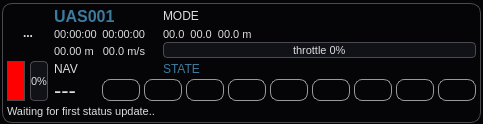
<?xml version="1.0" encoding="UTF-8"?>
<ui version="4.0">
 <class>UASView</class>
 <widget class="QWidget" name="UASView">
  <property name="geometry">
   <rect>
    <x>0</x>
    <y>0</y>
    <width>360</width>
    <height>124</height>
   </rect>
  </property>
  <property name="sizePolicy">
   <sizepolicy hsizetype="MinimumExpanding" vsizetype="Fixed">
    <horstretch>0</horstretch>
    <verstretch>0</verstretch>
   </sizepolicy>
  </property>
  <property name="maximumSize">
   <size>
    <width>360</width>
    <height>16777215</height>
   </size>
  </property>
  <property name="font">
   <font>
    <pointsize>-1</pointsize>
   </font>
  </property>
  <property name="windowTitle">
   <string>Form</string>
  </property>
  <property name="styleSheet">
   <string notr="true">QWidget#colorIcon {}

QWidget {
background-color: #050508;
color: #DDDDDF;
background-clip: border;
font-size: 11px;
}

QLabel {
background-color: transparent;
}

QLabel#nameLabel {
	font: bold 16px;
	color: #3C7B9E;
}

QLabel#modeLabel {
	font: 12px;
}

QLabel#stateLabel {
	font: 12px;
	color: #3C7B9E;
}

QLabel#navLabel {
	font: 12px;
}

QLabel#positionLabel {
	/* font: 8px; */
}

QLabel#timeElapsedLabel {
	/* font: 8px; */
}

QLabel#groundDistanceLabel {
	/* font: 8px; */
}

QLabel#speedLabel {
	/* font: 8px; */
}

QLabel#timeRemainingLabel {
	/* font: 8px; */
}

QLabel#waypointLabel {
	font: 22px;
}

QGroupBox {
	border: 1px solid #4A4A4F;
	border-radius: 10px;
	padding: 0px 0px 0px 0px;
	margin: 0px;
}

 QGroupBox::title {
     subcontrol-origin: margin;
     subcontrol-position: top center; /* position at the top center */
     margin: 0 3px 0px 3px;
     padding: 0 3px 0px 0px;
     font: bold 8px;
 }

QGroupBox#heartbeatIcon {
	background-color: red;
}

QToolButton#typeButton {
	font-weight: bold;
	font-size: 12px;
	border: 0px solid #999999;
	border-radius: 5px;
	min-width:42px;
	max-width: 42px;
	min-height: 42px;
	max-height: 42px;
	padding: 0px;
	margin: 0px;
	background-color: none;
}
QPushButton {
	font-weight: bold;
	font-size: 12px;
	border: 1px solid #999999;
	border-radius: 8px;
	min-width: 20px;
	max-width: 32px;
	min-height: 16px;
	max-height: 16px;
	padding: 2px;
	spacing: 10px;
/*
	background-color: qlineargradient(x1: 0, y1: 0, x2: 0, y2: 1, stop: 0 #777777, stop: 1 #555555);
*/
}

/*
QPushButton:pressed {
	background-color: qlineargradient(x1: 0, y1: 0, x2: 0, y2: 1, stop: 0 #444444, stop: 1 #555555);
}
*/
QPushButton#abortButton {
	background: qlineargradient(x1:0, y1:0, x2:0, y2:1,
                             stop:0 #ffee01, stop:1 #ae8f00);
}

QPushButton:pressed#abortButton {
	background: qlineargradient(x1:0, y1:0, x2:0, y2:1,
                             stop:0 #bbaa00, stop:1 #a05b00);
}

QPushButton#killButton {
	background: qlineargradient(x1:0, y1:0, x2:0, y2:1,
                             stop:0 #ffb917, stop:1 #b37300);
}

QPushButton:pressed#killButton {
	background: qlineargradient(x1:0, y1:0, x2:0, y2:1,
                             stop:0 #bb8500, stop:1 #903000);
}


QProgressBar:horizontal {
	border: 1px solid #4A4A4F;
	border-radius: 4px;
	text-align: center;
	padding: 2px;
	color: #111111;
	background-color: #111118;
}

QProgressBar:vertical {
	border: 1px solid #4A4A4F;
	border-radius: 4px;
	text-align: center;
	font-size: 7px;
	padding: 2px;
	color: #DDDDDF;
    min-width: 16px;
	background-color: #111118;
}

QProgressBar:horizontal {
	height: 10px;
}

QProgressBar:horizontal QLabel {
	font-size: 9px;
	color: #111111;
}

QProgressBar:vertical QLabel {
	font-size: 7px;
}

QProgressBar:vertical {
	width: 14px;
}

QProgressBar::chunk {
	background-color: #656565;
}

QProgressBar::chunk#batteryBar {
	background-color: green;
}

QProgressBar::chunk#speedBar {
	background-color: yellow;
}

QProgressBar::chunk#thrustBar {
	background-color: orange;
}

QToolTip {
        background-color: #090909;
        border: 1px solid #379AC3;
	border-radius: 3px;
    color: #DDDDDF;
}

QMenu {
    border: 1px solid #379AC3;
background-color: #050508;
color: #DDDDDF;
background-clip: border;
font-size: 11px;
}

QMenu::separator {
     height: 1px;
     background: #379AC3;
     margin-top: 8px;
     margin-bottom: 4px;
     margin-left: 5px;
     margin-right: 5px;
 }</string>
  </property>
  <layout class="QHBoxLayout" name="horizontalLayout_2">
   <property name="spacing">
    <number>2</number>
   </property>
   <property name="leftMargin">
    <number>2</number>
   </property>
   <property name="topMargin">
    <number>2</number>
   </property>
   <property name="rightMargin">
    <number>2</number>
   </property>
   <property name="bottomMargin">
    <number>0</number>
   </property>
   <item>
    <widget class="QGroupBox" name="uasViewFrame">
     <property name="sizePolicy">
      <sizepolicy hsizetype="MinimumExpanding" vsizetype="Fixed">
       <horstretch>0</horstretch>
       <verstretch>0</verstretch>
      </sizepolicy>
     </property>
     <property name="title">
      <string/>
     </property>
     <layout class="QGridLayout" name="gridLayout" columnstretch="1,1,10,10,10,0,90,90">
      <property name="leftMargin">
       <number>4</number>
      </property>
      <property name="topMargin">
       <number>4</number>
      </property>
      <property name="rightMargin">
       <number>4</number>
      </property>
      <property name="bottomMargin">
       <number>4</number>
      </property>
      <property name="horizontalSpacing">
       <number>5</number>
      </property>
      <property name="verticalSpacing">
       <number>2</number>
      </property>
      <item row="0" column="0" rowspan="5" colspan="2">
       <widget class="QToolButton" name="typeButton">
        <property name="minimumSize">
         <size>
          <width>42</width>
          <height>42</height>
         </size>
        </property>
        <property name="maximumSize">
         <size>
          <width>42</width>
          <height>42</height>
         </size>
        </property>
        <property name="baseSize">
         <size>
          <width>30</width>
          <height>30</height>
         </size>
        </property>
        <property name="toolTip">
         <string>System Type</string>
        </property>
        <property name="statusTip">
         <string>System Type</string>
        </property>
        <property name="text">
         <string>...</string>
        </property>
        <property name="icon">
         <iconset resource="../../qgroundcontrol.qrc">
          <normaloff>:/files/images/mavs/unknown.svg</normaloff>:/files/images/mavs/unknown.svg</iconset>
        </property>
        <property name="iconSize">
         <size>
          <width>42</width>
          <height>42</height>
         </size>
        </property>
       </widget>
      </item>
      <item row="0" column="2" colspan="3">
       <widget class="QLabel" name="nameLabel">
        <property name="maximumSize">
         <size>
          <width>16777215</width>
          <height>16</height>
         </size>
        </property>
        <property name="font">
         <font>
          <pointsize>-1</pointsize>
          <weight>75</weight>
          <italic>false</italic>
          <bold>true</bold>
         </font>
        </property>
        <property name="toolTip">
         <string>System Name</string>
        </property>
        <property name="statusTip">
         <string>System Name</string>
        </property>
        <property name="text">
         <string>UAS001</string>
        </property>
       </widget>
      </item>
      <item row="0" column="6" colspan="2">
       <widget class="QLabel" name="modeLabel">
        <property name="maximumSize">
         <size>
          <width>16777215</width>
          <height>16</height>
         </size>
        </property>
        <property name="font">
         <font>
          <pointsize>-1</pointsize>
          <weight>50</weight>
          <italic>false</italic>
          <bold>false</bold>
         </font>
        </property>
        <property name="text">
         <string>MODE</string>
        </property>
        <property name="alignment">
         <set>Qt::AlignLeading|Qt::AlignLeft|Qt::AlignVCenter</set>
        </property>
       </widget>
      </item>
      <item row="1" column="2" rowspan="3">
       <widget class="QLabel" name="timeRemainingLabel">
        <property name="sizePolicy">
         <sizepolicy hsizetype="Expanding" vsizetype="Expanding">
          <horstretch>0</horstretch>
          <verstretch>0</verstretch>
         </sizepolicy>
        </property>
        <property name="font">
         <font>
          <pointsize>-1</pointsize>
         </font>
        </property>
        <property name="toolTip">
         <string>Remaining flight time</string>
        </property>
        <property name="statusTip">
         <string>Remaining flight time</string>
        </property>
        <property name="text">
         <string>00:00:00</string>
        </property>
        <property name="scaledContents">
         <bool>true</bool>
        </property>
        <property name="alignment">
         <set>Qt::AlignLeading|Qt::AlignLeft|Qt::AlignVCenter</set>
        </property>
       </widget>
      </item>
      <item row="1" column="3" rowspan="3" colspan="2">
       <widget class="QLabel" name="timeElapsedLabel">
        <property name="sizePolicy">
         <sizepolicy hsizetype="Expanding" vsizetype="Expanding">
          <horstretch>0</horstretch>
          <verstretch>0</verstretch>
         </sizepolicy>
        </property>
        <property name="font">
         <font>
          <pointsize>-1</pointsize>
         </font>
        </property>
        <property name="toolTip">
         <string>Uptime</string>
        </property>
        <property name="statusTip">
         <string>Uptime</string>
        </property>
        <property name="text">
         <string>00:00:00</string>
        </property>
        <property name="scaledContents">
         <bool>true</bool>
        </property>
        <property name="alignment">
         <set>Qt::AlignRight|Qt::AlignTrailing|Qt::AlignVCenter</set>
        </property>
       </widget>
      </item>
      <item row="3" column="6" rowspan="2" colspan="2">
       <widget class="QProgressBar" name="thrustBar">
        <property name="font">
         <font>
          <pointsize>-1</pointsize>
         </font>
        </property>
        <property name="toolTip">
         <string>Current throttle</string>
        </property>
        <property name="statusTip">
         <string>Current throttle</string>
        </property>
        <property name="value">
         <number>0</number>
        </property>
        <property name="format">
         <string>throttle %p%</string>
        </property>
       </widget>
      </item>
      <item row="4" column="2">
       <widget class="QLabel" name="groundDistanceLabel">
        <property name="sizePolicy">
         <sizepolicy hsizetype="Expanding" vsizetype="Expanding">
          <horstretch>0</horstretch>
          <verstretch>0</verstretch>
         </sizepolicy>
        </property>
        <property name="font">
         <font>
          <pointsize>-1</pointsize>
         </font>
        </property>
        <property name="toolTip">
         <string>Altitude</string>
        </property>
        <property name="statusTip">
         <string>Altitude</string>
        </property>
        <property name="text">
         <string>00.00 m</string>
        </property>
        <property name="scaledContents">
         <bool>true</bool>
        </property>
        <property name="alignment">
         <set>Qt::AlignLeading|Qt::AlignLeft|Qt::AlignVCenter</set>
        </property>
       </widget>
      </item>
      <item row="4" column="3" colspan="2">
       <widget class="QLabel" name="speedLabel">
        <property name="sizePolicy">
         <sizepolicy hsizetype="Expanding" vsizetype="Expanding">
          <horstretch>0</horstretch>
          <verstretch>0</verstretch>
         </sizepolicy>
        </property>
        <property name="font">
         <font>
          <pointsize>-1</pointsize>
         </font>
        </property>
        <property name="toolTip">
         <string>Ground Speed</string>
        </property>
        <property name="statusTip">
         <string>Ground Speed</string>
        </property>
        <property name="text">
         <string>00.0 m/s</string>
        </property>
        <property name="scaledContents">
         <bool>true</bool>
        </property>
        <property name="alignment">
         <set>Qt::AlignRight|Qt::AlignTrailing|Qt::AlignVCenter</set>
        </property>
       </widget>
      </item>
      <item row="5" column="0" rowspan="3">
       <widget class="QGroupBox" name="heartbeatIcon">
        <property name="sizePolicy">
         <sizepolicy hsizetype="Fixed" vsizetype="Preferred">
          <horstretch>0</horstretch>
          <verstretch>0</verstretch>
         </sizepolicy>
        </property>
        <property name="minimumSize">
         <size>
          <width>18</width>
          <height>0</height>
         </size>
        </property>
        <property name="maximumSize">
         <size>
          <width>18</width>
          <height>40</height>
         </size>
        </property>
        <property name="toolTip">
         <string>Heartbeat</string>
        </property>
        <property name="statusTip">
         <string>Heartbeat</string>
        </property>
        <property name="title">
         <string/>
        </property>
       </widget>
      </item>
      <item row="5" column="1" rowspan="3">
       <widget class="QProgressBar" name="batteryBar">
        <property name="minimumSize">
         <size>
          <width>18</width>
          <height>0</height>
         </size>
        </property>
        <property name="maximumSize">
         <size>
          <width>18</width>
          <height>40</height>
         </size>
        </property>
        <property name="font">
         <font>
          <pointsize>-1</pointsize>
         </font>
        </property>
        <property name="toolTip">
         <string>Battery Fuel</string>
        </property>
        <property name="statusTip">
         <string>Battery Fuel</string>
        </property>
        <property name="value">
         <number>0</number>
        </property>
        <property name="orientation">
         <enum>Qt::Vertical</enum>
        </property>
       </widget>
      </item>
      <item row="7" column="2">
       <widget class="QLabel" name="waypointLabel">
        <property name="font">
         <font>
          <pointsize>-1</pointsize>
          <weight>50</weight>
          <italic>false</italic>
          <bold>false</bold>
         </font>
        </property>
        <property name="toolTip">
         <string>Current Waypoint</string>
        </property>
        <property name="statusTip">
         <string>Current Waypoint</string>
        </property>
        <property name="text">
         <string>---</string>
        </property>
        <property name="alignment">
         <set>Qt::AlignLeading|Qt::AlignLeft|Qt::AlignTop</set>
        </property>
       </widget>
      </item>
      <item row="2" column="6" colspan="2">
       <widget class="QLabel" name="positionLabel">
        <property name="sizePolicy">
         <sizepolicy hsizetype="Expanding" vsizetype="Expanding">
          <horstretch>0</horstretch>
          <verstretch>0</verstretch>
         </sizepolicy>
        </property>
        <property name="minimumSize">
         <size>
          <width>0</width>
          <height>12</height>
         </size>
        </property>
        <property name="maximumSize">
         <size>
          <width>16777215</width>
          <height>12</height>
         </size>
        </property>
        <property name="font">
         <font>
          <pointsize>-1</pointsize>
         </font>
        </property>
        <property name="toolTip">
         <string>Current Position</string>
        </property>
        <property name="statusTip">
         <string>Current Position</string>
        </property>
        <property name="text">
         <string>00.0  00.0  00.0 m</string>
        </property>
        <property name="scaledContents">
         <bool>true</bool>
        </property>
       </widget>
      </item>
      <item row="7" column="3" colspan="5">
       <layout class="QHBoxLayout" name="horizontalLayout" stretch="1,1,1,0,1,0,1,1,1">
        <property name="spacing">
         <number>4</number>
        </property>
        <property name="sizeConstraint">
         <enum>QLayout::SetMinimumSize</enum>
        </property>
        <item>
         <widget class="QPushButton" name="liftoffButton">
          <property name="minimumSize">
           <size>
            <width>26</width>
            <height>22</height>
           </size>
          </property>
          <property name="maximumSize">
           <size>
            <width>38</width>
            <height>22</height>
           </size>
          </property>
          <property name="toolTip">
           <string>Liftoff / Launch</string>
          </property>
          <property name="statusTip">
           <string>Liftoff / Launch</string>
          </property>
          <property name="text">
           <string/>
          </property>
          <property name="icon">
           <iconset resource="../../qgroundcontrol.qrc">
            <normaloff>:/files/images/control/launch.svg</normaloff>:/files/images/control/launch.svg</iconset>
          </property>
         </widget>
        </item>
        <item>
         <widget class="QPushButton" name="haltButton">
          <property name="minimumSize">
           <size>
            <width>26</width>
            <height>22</height>
           </size>
          </property>
          <property name="maximumSize">
           <size>
            <width>38</width>
            <height>22</height>
           </size>
          </property>
          <property name="toolTip">
           <string>Loiter / Wait at current position</string>
          </property>
          <property name="statusTip">
           <string>Loiter / Wait at current position</string>
          </property>
          <property name="text">
           <string/>
          </property>
          <property name="icon">
           <iconset resource="../../qgroundcontrol.qrc">
            <normaloff>:/files/images/actions/media-playback-pause.svg</normaloff>:/files/images/actions/media-playback-pause.svg</iconset>
          </property>
         </widget>
        </item>
        <item>
         <widget class="QPushButton" name="continueButton">
          <property name="minimumSize">
           <size>
            <width>26</width>
            <height>22</height>
           </size>
          </property>
          <property name="maximumSize">
           <size>
            <width>38</width>
            <height>22</height>
           </size>
          </property>
          <property name="toolTip">
           <string>Continue flightplan</string>
          </property>
          <property name="statusTip">
           <string>Continue flightplan</string>
          </property>
          <property name="text">
           <string/>
          </property>
          <property name="icon">
           <iconset resource="../../qgroundcontrol.qrc">
            <normaloff>:/files/images/actions/media-playback-start.svg</normaloff>:/files/images/actions/media-playback-start.svg</iconset>
          </property>
         </widget>
        </item>
        <item>
         <widget class="QPushButton" name="rthButton">
          <property name="minimumSize">
           <size>
            <width>26</width>
            <height>22</height>
           </size>
          </property>
          <property name="maximumSize">
           <size>
            <width>38</width>
            <height>22</height>
           </size>
          </property>
          <property name="toolTip">
           <string>Fly straight to Home location</string>
          </property>
          <property name="statusTip">
           <string>Fly straight to Home location</string>
          </property>
          <property name="text">
           <string/>
          </property>
          <property name="icon">
           <iconset resource="../../qgroundcontrol.qrc">
            <normaloff>:/files/images/actions/go-home.svg</normaloff>:/files/images/actions/go-home.svg</iconset>
          </property>
         </widget>
        </item>
        <item>
         <widget class="QPushButton" name="landButton">
          <property name="minimumSize">
           <size>
            <width>26</width>
            <height>22</height>
           </size>
          </property>
          <property name="maximumSize">
           <size>
            <width>38</width>
            <height>22</height>
           </size>
          </property>
          <property name="toolTip">
           <string>Land at current location.</string>
          </property>
          <property name="statusTip">
           <string>Land at current location.</string>
          </property>
          <property name="text">
           <string/>
          </property>
          <property name="icon">
           <iconset resource="../../qgroundcontrol.qrc">
            <normaloff>:/files/images/control/land.svg</normaloff>:/files/images/control/land.svg</iconset>
          </property>
         </widget>
        </item>
        <item>
         <widget class="QPushButton" name="setHomeButton">
          <property name="minimumSize">
           <size>
            <width>26</width>
            <height>22</height>
           </size>
          </property>
          <property name="maximumSize">
           <size>
            <width>38</width>
            <height>22</height>
           </size>
          </property>
          <property name="toolTip">
           <string>Set current location as Home</string>
          </property>
          <property name="statusTip">
           <string>Set current location as Home</string>
          </property>
          <property name="text">
           <string/>
          </property>
          <property name="icon">
           <iconset resource="../../libs/opmapcontrol/src/mapwidget/mapresources.qrc">
            <normaloff>:/markers/images/marker.png</normaloff>:/markers/images/marker.png</iconset>
          </property>
         </widget>
        </item>
        <item>
         <widget class="QPushButton" name="shutdownButton">
          <property name="maximumSize">
           <size>
            <width>38</width>
            <height>22</height>
           </size>
          </property>
          <property name="toolTip">
           <string>Only in standby mode: Power off system</string>
          </property>
          <property name="statusTip">
           <string>Only in standby mode: Power off system</string>
          </property>
          <property name="text">
           <string/>
          </property>
          <property name="icon">
           <iconset resource="../../qgroundcontrol.qrc">
            <normaloff>:/files/images/actions/system-log-out.svg</normaloff>:/files/images/actions/system-log-out.svg</iconset>
          </property>
         </widget>
        </item>
        <item>
         <widget class="QPushButton" name="abortButton">
          <property name="sizePolicy">
           <sizepolicy hsizetype="Minimum" vsizetype="Fixed">
            <horstretch>0</horstretch>
            <verstretch>0</verstretch>
           </sizepolicy>
          </property>
          <property name="minimumSize">
           <size>
            <width>26</width>
            <height>22</height>
           </size>
          </property>
          <property name="maximumSize">
           <size>
            <width>38</width>
            <height>22</height>
           </size>
          </property>
          <property name="toolTip">
           <string>Emergency land system at closest possible site</string>
          </property>
          <property name="statusTip">
           <string>Emergency land system at closest possible site</string>
          </property>
          <property name="text">
           <string/>
          </property>
          <property name="icon">
           <iconset resource="../../qgroundcontrol.qrc">
            <normaloff>:/files/images/actions/media-playback-stop.svg</normaloff>:/files/images/actions/media-playback-stop.svg</iconset>
          </property>
         </widget>
        </item>
        <item>
         <widget class="QPushButton" name="killButton">
          <property name="minimumSize">
           <size>
            <width>26</width>
            <height>22</height>
           </size>
          </property>
          <property name="maximumSize">
           <size>
            <width>38</width>
            <height>22</height>
           </size>
          </property>
          <property name="toolTip">
           <string>Kill immediately all onboard power</string>
          </property>
          <property name="statusTip">
           <string>Kill immediately all onboard power</string>
          </property>
          <property name="text">
           <string/>
          </property>
          <property name="icon">
           <iconset resource="../../qgroundcontrol.qrc">
            <normaloff>:/files/images/actions/process-stop.svg</normaloff>:/files/images/actions/process-stop.svg</iconset>
          </property>
         </widget>
        </item>
       </layout>
      </item>
      <item row="8" column="0" colspan="8">
       <widget class="QLabel" name="statusTextLabel">
        <property name="text">
         <string>Waiting for first status update..</string>
        </property>
       </widget>
      </item>
      <item row="6" column="6">
       <widget class="QLabel" name="stateLabel">
        <property name="maximumSize">
         <size>
          <width>16777215</width>
          <height>12</height>
         </size>
        </property>
        <property name="font">
         <font>
          <pointsize>-1</pointsize>
          <weight>50</weight>
          <italic>false</italic>
          <bold>false</bold>
         </font>
        </property>
        <property name="text">
         <string>STATE</string>
        </property>
       </widget>
      </item>
      <item row="6" column="2" colspan="3">
       <widget class="QLabel" name="navLabel">
        <property name="font">
         <font>
          <pointsize>-1</pointsize>
          <weight>50</weight>
          <italic>false</italic>
          <bold>false</bold>
         </font>
        </property>
        <property name="text">
         <string>NAV</string>
        </property>
       </widget>
      </item>
      <item row="0" column="5" rowspan="7">
       <spacer name="horizontalSpacer">
        <property name="orientation">
         <enum>Qt::Horizontal</enum>
        </property>
        <property name="sizeHint" stdset="0">
         <size>
          <width>8</width>
          <height>20</height>
         </size>
        </property>
       </spacer>
      </item>
     </layout>
    </widget>
   </item>
  </layout>
 </widget>
 <resources>
  <include location="../../libs/opmapcontrol/src/mapwidget/mapresources.qrc"/>
  <include location="../../qgroundcontrol.qrc"/>
 </resources>
 <connections/>
</ui>
